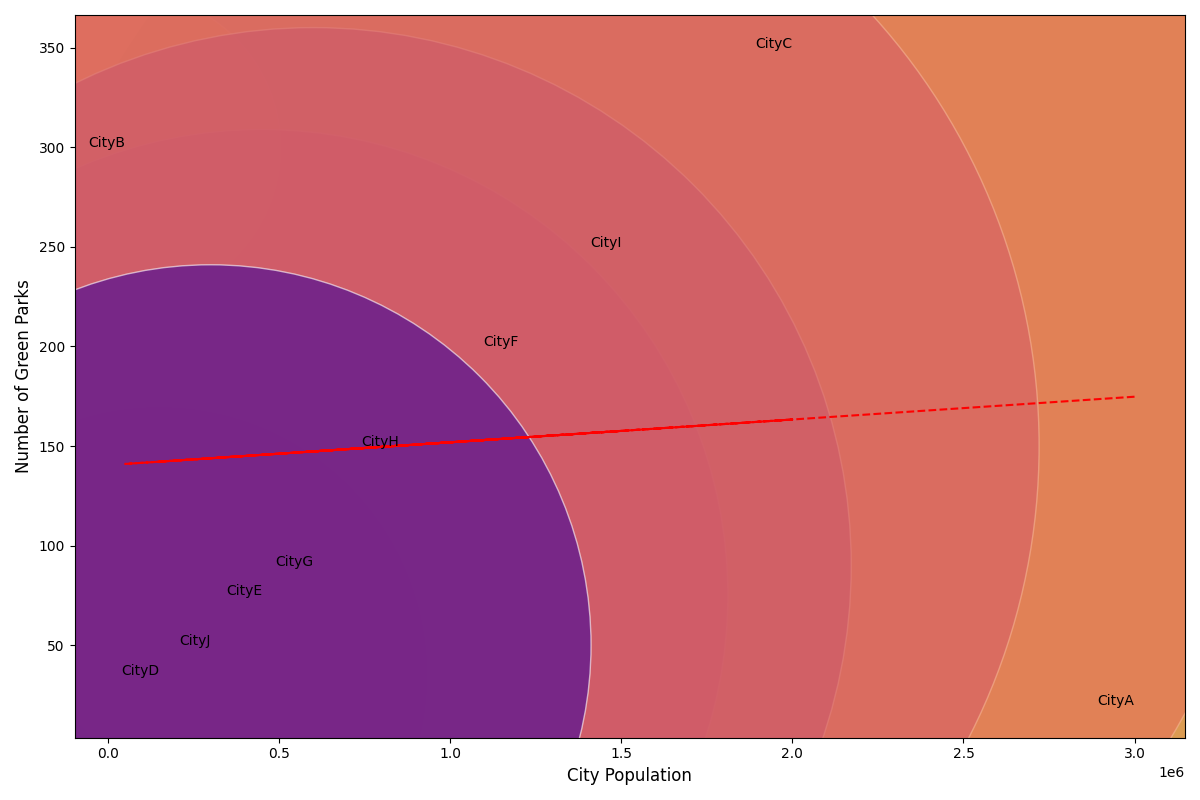

Recreate this plot in Python.
import numpy as np
import matplotlib.pyplot as plt

cities = ['CityA', 'CityB', 'CityC', 'CityD', 'CityE', 'CityF', 'CityG', 'CityH', 'CityI', 'CityJ']
populations = [3000000, 50000, 2000000, 150000, 450000, 1200000, 600000, 850000, 1500000, 300000]
park_counts = [20, 300, 350, 35, 75, 200, 90, 150, 250, 50]

fig, ax = plt.subplots(figsize=(12, 8))

ax.scatter(populations, park_counts, s=populations, alpha=0.6, edgecolors='w', c=park_counts, cmap='plasma')

for i, city in enumerate(cities):
    ax.annotate(city, (populations[i], park_counts[i]), fontsize=10, ha='right')

coefficients = np.polyfit(populations, park_counts, 1)
polynomial = np.poly1d(coefficients)
trendline = polynomial(populations)
ax.plot(populations, trendline, color='red', linestyle='--', linewidth=1.5)

ax.set_xlabel('City Population', fontsize=12)
ax.set_ylabel('Number of Green Parks', fontsize=12)

plt.tight_layout()
plt.show()
